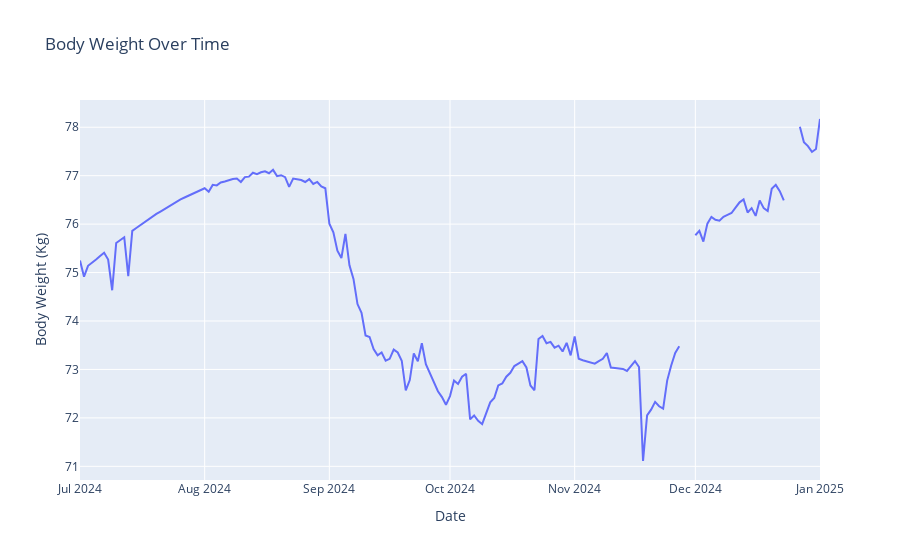

Notebook code for this chart:
### Code cell
#line chart for the weight column with nice axis labels

fig = px.line(fitness_data, x = 'date', y = 'body_weight_kg', title = 'Body Weight Over Time')
fig.update_layout(
    xaxis_title = 'Date',
    yaxis_title = 'Body Weight (Kg)'
)

fig.show()

### Figure 1 — Plotly figure (JSON) as saved in the notebook; plotly's stock layout.template omitted (floating-point values rounded to 4 significant figures; data arrays with more than 128 entries replaced by an {"elided": "..."} marker saying what was removed)
{"data": [{"hovertemplate": "date=%{x}<br>body_weight_kg=%{y}<extra></extra>", "legendgroup": "", "line": {"color": "#636efa", "dash": "solid"}, "marker": {"symbol": "circle"}, "mode": "lines", "name": "", "orientation": "v", "showlegend": false, "type": "scatter", "x": {"elided": "185 str values"}, "xaxis": "x", "y": {"elided": "185 float values"}, "yaxis": "y"}], "layout": {"legend": {"tracegroupgap": 0}, "title": {"text": "Body Weight Over Time"}, "xaxis": {"anchor": "y", "domain": [0, 1], "title": {"text": "Date"}}, "yaxis": {"anchor": "x", "domain": [0, 1], "title": {"text": "Body Weight (Kg)"}}}}
